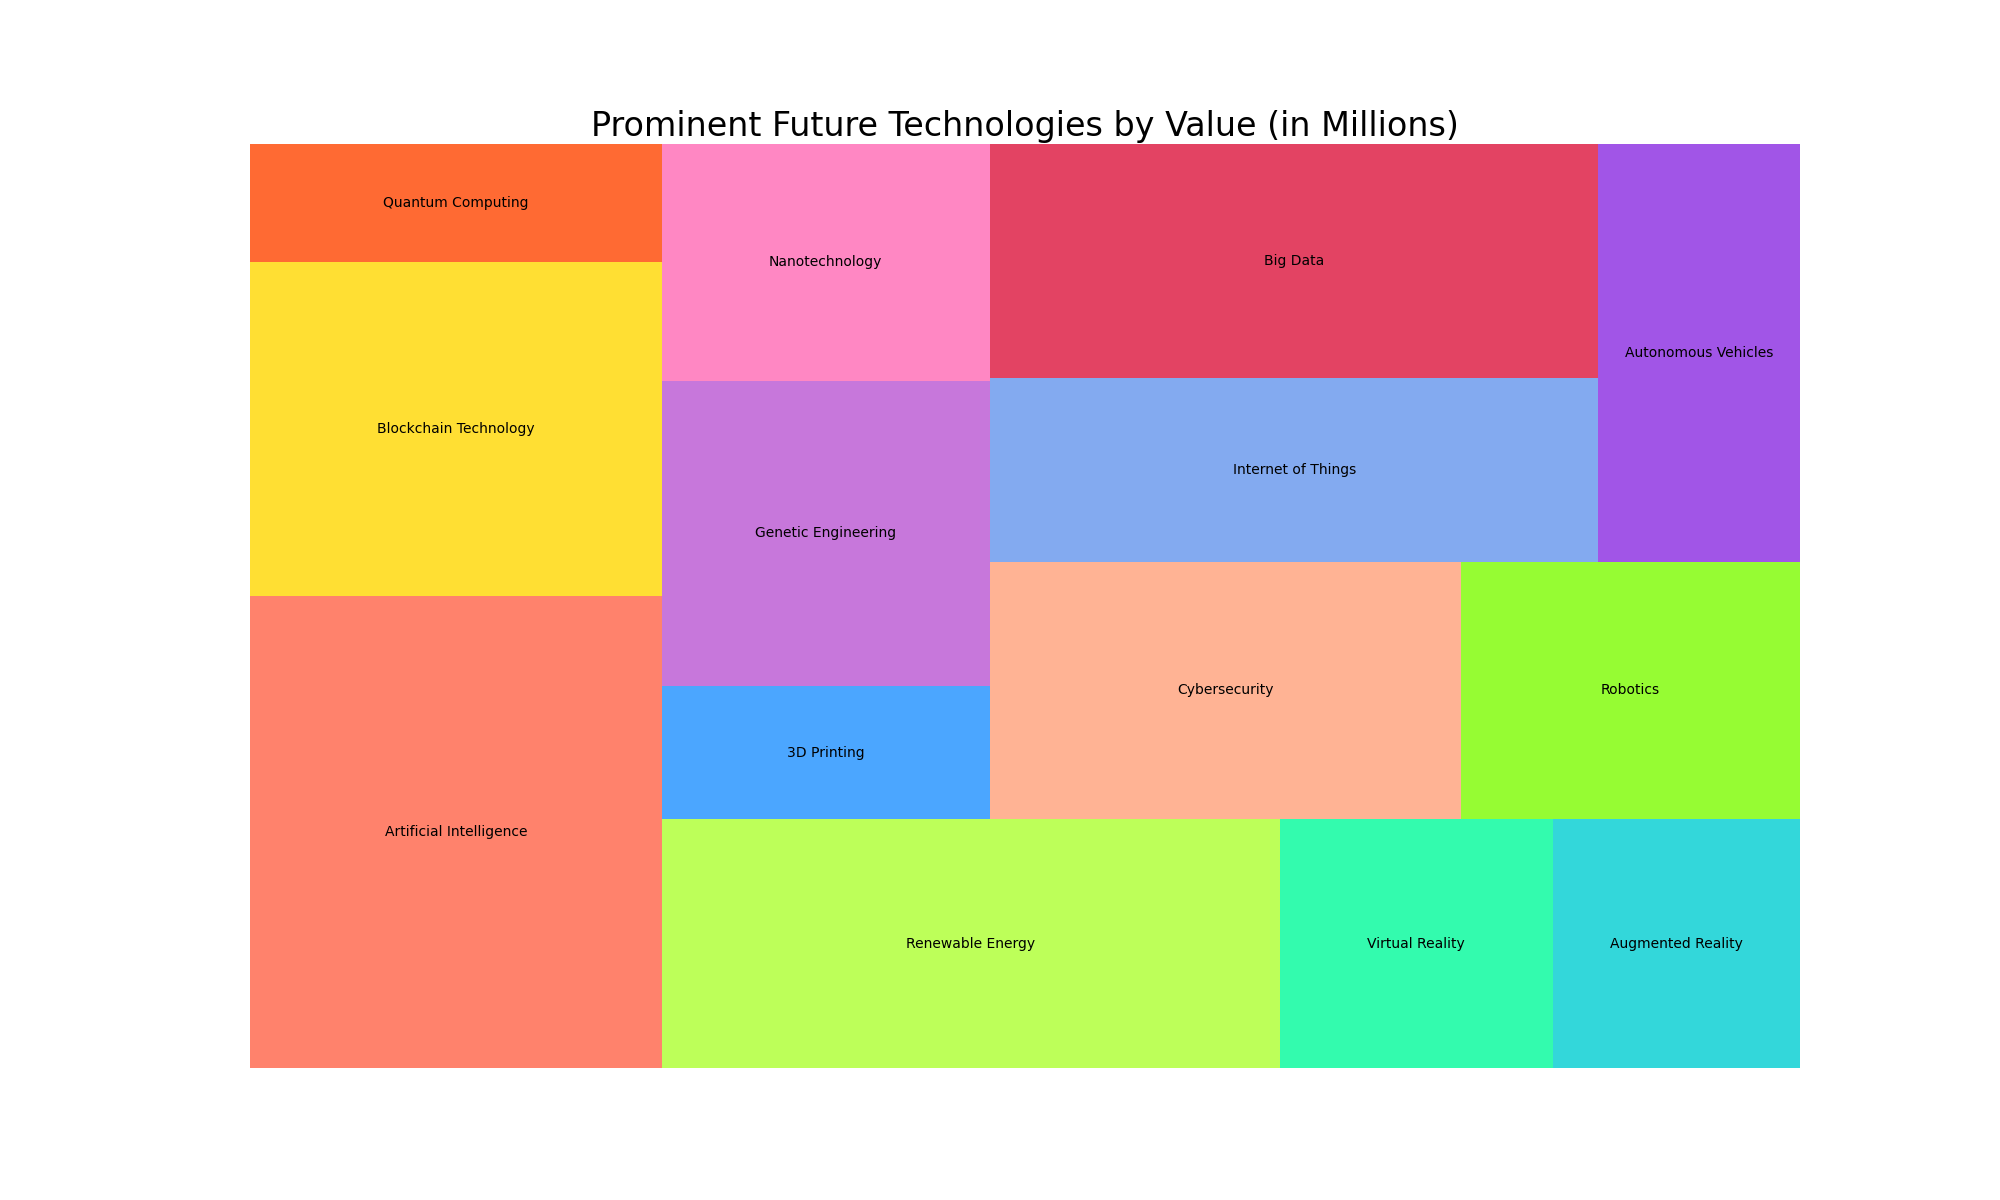

Python code for this plot:

import matplotlib.pyplot as plt
import pandas as pd
import squarify

# Define the data
data = {
    'Topic': [
        'Artificial Intelligence', 'Blockchain Technology', 'Quantum Computing', 
        'Renewable Energy', 'Virtual Reality', 'Augmented Reality', 
        '3D Printing', 'Genetic Engineering', 'Nanotechnology', 
        'Cybersecurity', 'Robotics', 'Internet of Things', 
        'Big Data', 'Autonomous Vehicles'
    ],
    'Value': [
        1200, 850, 300, 950, 420, 380, 270, 620, 480, 750, 540, 690, 880, 520
    ]
}

# Create a DataFrame
df = pd.DataFrame(data)

# Create a color palette
colors = [
    '#FF6347', '#FFD700', '#FF4500', '#ADFF2F', '#00FA9A', '#00CED1', 
    '#1E90FF', '#BA55D3', '#FF69B4', '#FFA07A', '#7CFC00', '#6495ED', 
    '#DC143C', '#8A2BE2'
]

# Define size of the figure
plt.figure(figsize=(20, 12))

# Plot the treemap with the specified colors and data
squarify.plot(sizes=df['Value'], label=df['Topic'], color=colors, alpha=0.8)

plt.title('Prominent Future Technologies by Value (in Millions)', fontsize=24)
plt.axis('off')
plt.show()
